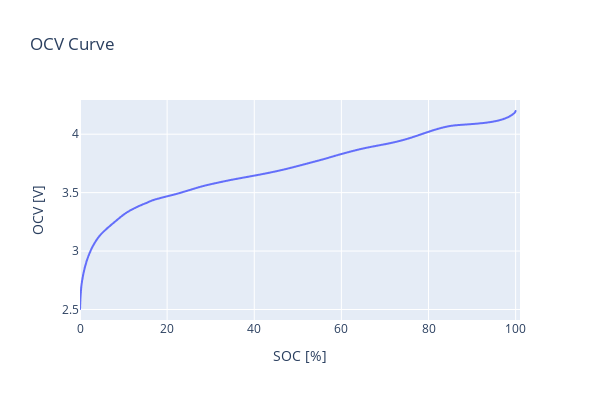
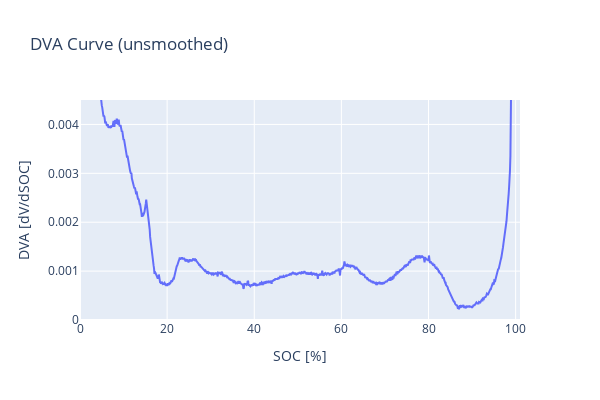

The code cell stored with these charts, in order, in its notebook:
### Code cell
# Extract OCV

OCV = ocv_curve(df=df_ocv(df), enable_filter=False)
DVA_dch = dva_curve(ocv=OCV['OCV_dch'], soc=OCV['SOC'], enable_spline=False)

fig = px.line(x=OCV['SOC'], y=OCV['OCV'], title='OCV Curve').update_layout(width=600, height=400, xaxis=dict(range=[0, 101], title='SOC [%]'), yaxis=dict(title='OCV [V]'))
fig.show()

fig = px.line(x=OCV['SOC'][:-10], y=DVA_dch, title='DVA Curve (unsmoothed)').update_layout(width=600, height=400, xaxis=dict(range=[0, 101], title='SOC [%]'), yaxis=dict(range=[0, 0.0045], title='DVA [dV/dSOC]'))
fig.show()

### Figure 1 — Plotly figure (JSON) as saved in the notebook; plotly's stock layout.template omitted (floating-point values rounded to 4 significant figures; data arrays with more than 128 entries replaced by an {"elided": "..."} marker saying what was removed)
{"data": [{"hovertemplate": "x=%{x}<br>y=%{y}<extra></extra>", "legendgroup": "", "line": {"color": "#636efa", "dash": "solid"}, "marker": {"symbol": "circle"}, "mode": "lines", "name": "", "showlegend": false, "x": {"elided": "1001 float values"}, "xaxis": "x", "y": {"elided": "1001 float values"}, "yaxis": "y", "type": "scattergl"}], "layout": {"xaxis": {"anchor": "y", "domain": [0.0, 1.0], "title": {"text": "SOC [%]"}, "range": [0, 101]}, "yaxis": {"anchor": "x", "domain": [0.0, 1.0], "title": {"text": "OCV [V]"}}, "legend": {"tracegroupgap": 0}, "title": {"text": "OCV Curve"}, "width": 600, "height": 400}}

### Figure 2 — Plotly figure (JSON) as saved in the notebook; plotly's stock layout.template omitted (floating-point values rounded to 4 significant figures; data arrays with more than 128 entries replaced by an {"elided": "..."} marker saying what was removed)
{"data": [{"hovertemplate": "x=%{x}<br>y=%{y}<extra></extra>", "legendgroup": "", "line": {"color": "#636efa", "dash": "solid"}, "marker": {"symbol": "circle"}, "mode": "lines", "name": "", "orientation": "v", "showlegend": false, "x": {"elided": "991 float values"}, "xaxis": "x", "y": {"elided": "991 float values"}, "yaxis": "y", "type": "scatter"}], "layout": {"xaxis": {"anchor": "y", "domain": [0.0, 1.0], "title": {"text": "SOC [%]"}, "range": [0, 101]}, "yaxis": {"anchor": "x", "domain": [0.0, 1.0], "title": {"text": "DVA [dV/dSOC]"}, "range": [0, 0.0045]}, "legend": {"tracegroupgap": 0}, "title": {"text": "DVA Curve (unsmoothed)"}, "width": 600, "height": 400}}
